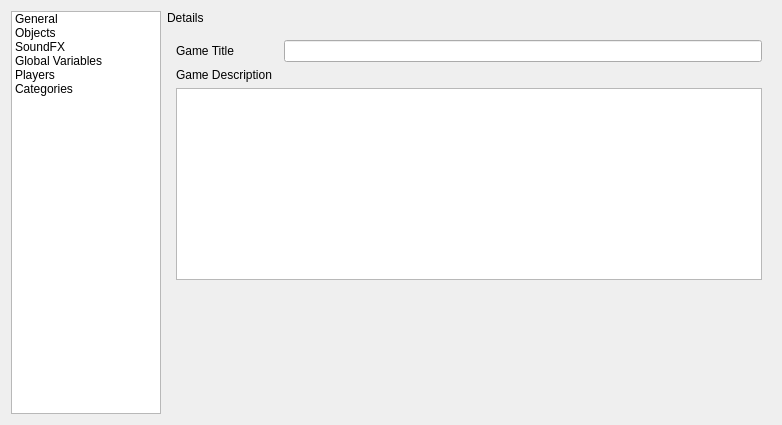
<?xml version="1.0" encoding="UTF-8"?>
<ui version="4.0">
 <class>GameConfigEditorv3</class>
 <widget class="QWidget" name="GameConfigEditorv3">
  <property name="geometry">
   <rect>
    <x>0</x>
    <y>0</y>
    <width>782</width>
    <height>425</height>
   </rect>
  </property>
  <property name="windowTitle">
   <string>Form</string>
  </property>
  <layout class="QGridLayout" name="gridLayout">
   <item row="0" column="1">
    <widget class="QLabel" name="sectionLabel">
     <property name="text">
      <string>Details</string>
     </property>
    </widget>
   </item>
   <item row="0" column="0" rowspan="2">
    <widget class="QListWidget" name="sectionList">
     <property name="sizePolicy">
      <sizepolicy hsizetype="Fixed" vsizetype="Expanding">
       <horstretch>0</horstretch>
       <verstretch>0</verstretch>
      </sizepolicy>
     </property>
     <property name="minimumSize">
      <size>
       <width>150</width>
       <height>0</height>
      </size>
     </property>
     <property name="maximumSize">
      <size>
       <width>150</width>
       <height>16777215</height>
      </size>
     </property>
     <item>
      <property name="text">
       <string>General</string>
      </property>
     </item>
     <item>
      <property name="text">
       <string>Objects</string>
      </property>
     </item>
     <item>
      <property name="text">
       <string>SoundFX</string>
      </property>
     </item>
     <item>
      <property name="text">
       <string>Global Variables</string>
      </property>
     </item>
     <item>
      <property name="text">
       <string>Players</string>
      </property>
     </item>
     <item>
      <property name="text">
       <string>Categories</string>
      </property>
     </item>
    </widget>
   </item>
   <item row="1" column="1">
    <widget class="QStackedWidget" name="detailsWidget">
     <widget class="QWidget" name="generalPage">
      <layout class="QGridLayout" name="gridLayout_2">
       <item row="0" column="0">
        <widget class="QLabel" name="label_2">
         <property name="sizePolicy">
          <sizepolicy hsizetype="Fixed" vsizetype="Preferred">
           <horstretch>0</horstretch>
           <verstretch>0</verstretch>
          </sizepolicy>
         </property>
         <property name="text">
          <string>Game Title</string>
         </property>
        </widget>
       </item>
       <item row="7" column="0">
        <spacer name="verticalSpacer">
         <property name="orientation">
          <enum>Qt::Vertical</enum>
         </property>
         <property name="sizeHint" stdset="0">
          <size>
           <width>20</width>
           <height>40</height>
          </size>
         </property>
        </spacer>
       </item>
       <item row="2" column="0">
        <widget class="QLabel" name="label_3">
         <property name="text">
          <string>Game Description</string>
         </property>
        </widget>
       </item>
       <item row="0" column="2">
        <widget class="QLineEdit" name="gameName">
         <property name="toolTip">
          <string>The game's title</string>
         </property>
        </widget>
       </item>
       <item row="3" column="0" colspan="3">
        <widget class="QPlainTextEdit" name="gameDescription">
         <property name="maximumSize">
          <size>
           <width>16777215</width>
           <height>16777215</height>
          </size>
         </property>
         <property name="toolTip">
          <string>The game's description, shown in the &quot;about&quot; menu</string>
         </property>
        </widget>
       </item>
      </layout>
     </widget>
     <widget class="QWidget" name="objectsPage">
      <layout class="QGridLayout" name="gridLayout_3">
       <item row="1" column="2">
        <widget class="QLabel" name="label_6">
         <property name="text">
          <string>Script</string>
         </property>
        </widget>
       </item>
       <item row="4" column="0">
        <layout class="QGridLayout" name="gridLayout_4">
         <item row="1" column="3">
          <widget class="QToolButton" name="downObj">
           <property name="toolTip">
            <string>Moves an object down</string>
           </property>
           <property name="text">
            <string>D</string>
           </property>
           <property name="icon">
            <iconset resource="../resources.qrc">
             <normaloff>:/icons/ic_arrow_downward_48px.svg</normaloff>:/icons/ic_arrow_downward_48px.svg</iconset>
           </property>
          </widget>
         </item>
         <item row="1" column="1">
          <spacer name="horizontalSpacer">
           <property name="orientation">
            <enum>Qt::Horizontal</enum>
           </property>
           <property name="sizeHint" stdset="0">
            <size>
             <width>40</width>
             <height>20</height>
            </size>
           </property>
          </spacer>
         </item>
         <item row="1" column="0">
          <widget class="QToolButton" name="addObj">
           <property name="toolTip">
            <string>Adds an object</string>
           </property>
           <property name="text">
            <string>+</string>
           </property>
           <property name="icon">
            <iconset resource="../resources.qrc">
             <normaloff>:/icons/ic_add_circle_48px.svg</normaloff>:/icons/ic_add_circle_48px.svg</iconset>
           </property>
          </widget>
         </item>
         <item row="1" column="2">
          <widget class="QToolButton" name="upObj">
           <property name="toolTip">
            <string>Moves an object up</string>
           </property>
           <property name="text">
            <string>U</string>
           </property>
           <property name="icon">
            <iconset resource="../resources.qrc">
             <normaloff>:/icons/ic_arrow_upward_48px.svg</normaloff>:/icons/ic_arrow_upward_48px.svg</iconset>
           </property>
          </widget>
         </item>
         <item row="1" column="5">
          <widget class="QToolButton" name="rmObj">
           <property name="toolTip">
            <string>Removes an object</string>
           </property>
           <property name="text">
            <string>-</string>
           </property>
           <property name="icon">
            <iconset resource="../resources.qrc">
             <normaloff>:/icons/ic_cancel_48px.svg</normaloff>:/icons/ic_cancel_48px.svg</iconset>
           </property>
          </widget>
         </item>
         <item row="1" column="4">
          <spacer name="horizontalSpacer_11">
           <property name="orientation">
            <enum>Qt::Horizontal</enum>
           </property>
           <property name="sizeHint" stdset="0">
            <size>
             <width>40</width>
             <height>20</height>
            </size>
           </property>
          </spacer>
         </item>
        </layout>
       </item>
       <item row="0" column="3">
        <widget class="QLineEdit" name="objName">
         <property name="toolTip">
          <string>The object's type name, used for TypeName[]</string>
         </property>
        </widget>
       </item>
       <item row="0" column="0" rowspan="4">
        <widget class="QListWidget" name="objList">
         <property name="sizePolicy">
          <sizepolicy hsizetype="Expanding" vsizetype="Expanding">
           <horstretch>0</horstretch>
           <verstretch>0</verstretch>
          </sizepolicy>
         </property>
         <property name="minimumSize">
          <size>
           <width>200</width>
           <height>0</height>
          </size>
         </property>
         <property name="maximumSize">
          <size>
           <width>16777215</width>
           <height>16777215</height>
          </size>
         </property>
        </widget>
       </item>
       <item row="3" column="3">
        <spacer name="verticalSpacer_2">
         <property name="orientation">
          <enum>Qt::Vertical</enum>
         </property>
         <property name="sizeHint" stdset="0">
          <size>
           <width>20</width>
           <height>40</height>
          </size>
         </property>
        </spacer>
       </item>
       <item row="1" column="3">
        <widget class="QLineEdit" name="objScript">
         <property name="toolTip">
          <string>The object's script path (relative to Data/Scripts/)</string>
         </property>
        </widget>
       </item>
       <item row="0" column="2">
        <widget class="QLabel" name="label_5">
         <property name="text">
          <string>Name</string>
         </property>
        </widget>
       </item>
       <item row="2" column="2" colspan="2">
        <widget class="QLabel" name="objType">
         <property name="toolTip">
          <string>The object's type id</string>
         </property>
         <property name="text">
          <string>Object Type ID: 0</string>
         </property>
        </widget>
       </item>
      </layout>
     </widget>
     <widget class="QWidget" name="sfxPage">
      <layout class="QGridLayout" name="gridLayout_6">
       <item row="0" column="0" rowspan="3">
        <widget class="QListWidget" name="sfxList">
         <property name="sizePolicy">
          <sizepolicy hsizetype="Expanding" vsizetype="Expanding">
           <horstretch>0</horstretch>
           <verstretch>0</verstretch>
          </sizepolicy>
         </property>
         <property name="minimumSize">
          <size>
           <width>200</width>
           <height>0</height>
          </size>
         </property>
         <property name="maximumSize">
          <size>
           <width>16777215</width>
           <height>16777215</height>
          </size>
         </property>
        </widget>
       </item>
       <item row="3" column="0">
        <layout class="QGridLayout" name="gridLayout_5">
         <item row="0" column="0">
          <widget class="QToolButton" name="addSfx">
           <property name="toolTip">
            <string>Adds a soundFX</string>
           </property>
           <property name="text">
            <string>+</string>
           </property>
           <property name="icon">
            <iconset resource="../resources.qrc">
             <normaloff>:/icons/ic_add_circle_48px.svg</normaloff>:/icons/ic_add_circle_48px.svg</iconset>
           </property>
          </widget>
         </item>
         <item row="0" column="2">
          <widget class="QToolButton" name="upSfx">
           <property name="toolTip">
            <string>Moves a soundFX up</string>
           </property>
           <property name="text">
            <string>U</string>
           </property>
           <property name="icon">
            <iconset resource="../resources.qrc">
             <normaloff>:/icons/ic_arrow_upward_48px.svg</normaloff>:/icons/ic_arrow_upward_48px.svg</iconset>
           </property>
          </widget>
         </item>
         <item row="0" column="3">
          <widget class="QToolButton" name="downSfx">
           <property name="toolTip">
            <string>Moves a soundFX down</string>
           </property>
           <property name="text">
            <string>D</string>
           </property>
           <property name="icon">
            <iconset resource="../resources.qrc">
             <normaloff>:/icons/ic_arrow_downward_48px.svg</normaloff>:/icons/ic_arrow_downward_48px.svg</iconset>
           </property>
          </widget>
         </item>
         <item row="0" column="1">
          <spacer name="horizontalSpacer_2">
           <property name="orientation">
            <enum>Qt::Horizontal</enum>
           </property>
           <property name="sizeHint" stdset="0">
            <size>
             <width>40</width>
             <height>20</height>
            </size>
           </property>
          </spacer>
         </item>
         <item row="0" column="5">
          <widget class="QToolButton" name="rmSfx">
           <property name="toolTip">
            <string>Removes a soundFX</string>
           </property>
           <property name="text">
            <string>-</string>
           </property>
           <property name="icon">
            <iconset resource="../resources.qrc">
             <normaloff>:/icons/ic_cancel_48px.svg</normaloff>:/icons/ic_cancel_48px.svg</iconset>
           </property>
          </widget>
         </item>
         <item row="0" column="4">
          <spacer name="horizontalSpacer_10">
           <property name="orientation">
            <enum>Qt::Horizontal</enum>
           </property>
           <property name="sizeHint" stdset="0">
            <size>
             <width>40</width>
             <height>20</height>
            </size>
           </property>
          </spacer>
         </item>
        </layout>
       </item>
       <item row="0" column="1">
        <widget class="QLabel" name="label_8">
         <property name="text">
          <string>Path</string>
         </property>
        </widget>
       </item>
       <item row="2" column="2">
        <spacer name="verticalSpacer_3">
         <property name="orientation">
          <enum>Qt::Vertical</enum>
         </property>
         <property name="sizeHint" stdset="0">
          <size>
           <width>20</width>
           <height>311</height>
          </size>
         </property>
        </spacer>
       </item>
       <item row="0" column="2">
        <widget class="QLineEdit" name="sfxName">
         <property name="toolTip">
          <string>The soundFX's filePath (relative to Data/SoundFX/)</string>
         </property>
        </widget>
       </item>
       <item row="1" column="1" colspan="2">
        <widget class="QLabel" name="sfxID">
         <property name="toolTip">
          <string>The soundFX's ID</string>
         </property>
         <property name="text">
          <string>SoundFX ID: 0</string>
         </property>
        </widget>
       </item>
      </layout>
     </widget>
     <widget class="QWidget" name="variablesPage">
      <layout class="QGridLayout" name="gridLayout_8">
       <item row="0" column="1">
        <widget class="QLabel" name="label_9">
         <property name="text">
          <string>Name</string>
         </property>
        </widget>
       </item>
       <item row="1" column="1">
        <widget class="QLabel" name="label_7">
         <property name="text">
          <string>Value</string>
         </property>
        </widget>
       </item>
       <item row="0" column="2">
        <widget class="QLineEdit" name="varName">
         <property name="toolTip">
          <string>The global variable's name</string>
         </property>
        </widget>
       </item>
       <item row="3" column="2">
        <spacer name="verticalSpacer_4">
         <property name="orientation">
          <enum>Qt::Vertical</enum>
         </property>
         <property name="sizeHint" stdset="0">
          <size>
           <width>20</width>
           <height>282</height>
          </size>
         </property>
        </spacer>
       </item>
       <item row="4" column="0">
        <layout class="QGridLayout" name="gridLayout_7">
         <item row="0" column="5">
          <widget class="QToolButton" name="rmVar">
           <property name="toolTip">
            <string>Removes a global variable</string>
           </property>
           <property name="text">
            <string>-</string>
           </property>
           <property name="icon">
            <iconset resource="../resources.qrc">
             <normaloff>:/icons/ic_cancel_48px.svg</normaloff>:/icons/ic_cancel_48px.svg</iconset>
           </property>
          </widget>
         </item>
         <item row="0" column="3">
          <widget class="QToolButton" name="downVar">
           <property name="toolTip">
            <string>Moves a global variable down</string>
           </property>
           <property name="text">
            <string>D</string>
           </property>
           <property name="icon">
            <iconset resource="../resources.qrc">
             <normaloff>:/icons/ic_arrow_downward_48px.svg</normaloff>:/icons/ic_arrow_downward_48px.svg</iconset>
           </property>
          </widget>
         </item>
         <item row="0" column="1">
          <spacer name="horizontalSpacer_3">
           <property name="orientation">
            <enum>Qt::Horizontal</enum>
           </property>
           <property name="sizeHint" stdset="0">
            <size>
             <width>40</width>
             <height>20</height>
            </size>
           </property>
          </spacer>
         </item>
         <item row="0" column="2">
          <widget class="QToolButton" name="upVar">
           <property name="toolTip">
            <string>Moves a global variable up</string>
           </property>
           <property name="text">
            <string>U</string>
           </property>
           <property name="icon">
            <iconset resource="../resources.qrc">
             <normaloff>:/icons/ic_arrow_upward_48px.svg</normaloff>:/icons/ic_arrow_upward_48px.svg</iconset>
           </property>
          </widget>
         </item>
         <item row="0" column="0">
          <widget class="QToolButton" name="addVar">
           <property name="toolTip">
            <string>Adds a global variable</string>
           </property>
           <property name="text">
            <string>+</string>
           </property>
           <property name="icon">
            <iconset resource="../resources.qrc">
             <normaloff>:/icons/ic_add_circle_48px.svg</normaloff>:/icons/ic_add_circle_48px.svg</iconset>
           </property>
          </widget>
         </item>
         <item row="0" column="4">
          <spacer name="horizontalSpacer_9">
           <property name="orientation">
            <enum>Qt::Horizontal</enum>
           </property>
           <property name="sizeHint" stdset="0">
            <size>
             <width>40</width>
             <height>20</height>
            </size>
           </property>
          </spacer>
         </item>
        </layout>
       </item>
       <item row="1" column="2">
        <widget class="QSpinBox" name="varValue">
         <property name="toolTip">
          <string>The initial value of the global variable</string>
         </property>
         <property name="minimum">
          <number>-999999999</number>
         </property>
         <property name="maximum">
          <number>999999999</number>
         </property>
        </widget>
       </item>
       <item row="0" column="0" rowspan="4">
        <widget class="QListWidget" name="varList">
         <property name="sizePolicy">
          <sizepolicy hsizetype="Expanding" vsizetype="Expanding">
           <horstretch>0</horstretch>
           <verstretch>0</verstretch>
          </sizepolicy>
         </property>
         <property name="minimumSize">
          <size>
           <width>200</width>
           <height>0</height>
          </size>
         </property>
         <property name="maximumSize">
          <size>
           <width>16777215</width>
           <height>16777215</height>
          </size>
         </property>
        </widget>
       </item>
       <item row="2" column="1" colspan="2">
        <widget class="QLabel" name="varID">
         <property name="text">
          <string>Variable ID:</string>
         </property>
        </widget>
       </item>
      </layout>
     </widget>
     <widget class="QWidget" name="playersPage">
      <layout class="QGridLayout" name="gridLayout_11">
       <item row="0" column="1">
        <widget class="QLabel" name="label_11">
         <property name="text">
          <string>Name</string>
         </property>
        </widget>
       </item>
       <item row="0" column="2">
        <widget class="QLineEdit" name="plrName">
         <property name="toolTip">
          <string>The player's display name on the dev menu</string>
         </property>
        </widget>
       </item>
       <item row="0" column="0" rowspan="3">
        <widget class="QListWidget" name="plrList">
         <property name="sizePolicy">
          <sizepolicy hsizetype="Expanding" vsizetype="Expanding">
           <horstretch>0</horstretch>
           <verstretch>0</verstretch>
          </sizepolicy>
         </property>
         <property name="minimumSize">
          <size>
           <width>200</width>
           <height>0</height>
          </size>
         </property>
         <property name="maximumSize">
          <size>
           <width>16777215</width>
           <height>16777215</height>
          </size>
         </property>
        </widget>
       </item>
       <item row="2" column="2">
        <spacer name="verticalSpacer_5">
         <property name="orientation">
          <enum>Qt::Vertical</enum>
         </property>
         <property name="sizeHint" stdset="0">
          <size>
           <width>20</width>
           <height>311</height>
          </size>
         </property>
        </spacer>
       </item>
       <item row="3" column="0">
        <layout class="QGridLayout" name="gridLayout_10">
         <item row="0" column="5">
          <widget class="QToolButton" name="rmPlr">
           <property name="toolTip">
            <string>Removes a player</string>
           </property>
           <property name="text">
            <string>-</string>
           </property>
           <property name="icon">
            <iconset resource="../resources.qrc">
             <normaloff>:/icons/ic_cancel_48px.svg</normaloff>:/icons/ic_cancel_48px.svg</iconset>
           </property>
          </widget>
         </item>
         <item row="0" column="1">
          <spacer name="horizontalSpacer_5">
           <property name="orientation">
            <enum>Qt::Horizontal</enum>
           </property>
           <property name="sizeHint" stdset="0">
            <size>
             <width>40</width>
             <height>20</height>
            </size>
           </property>
          </spacer>
         </item>
         <item row="0" column="3">
          <widget class="QToolButton" name="downPlr">
           <property name="toolTip">
            <string>Moves a player down</string>
           </property>
           <property name="text">
            <string>D</string>
           </property>
           <property name="icon">
            <iconset resource="../resources.qrc">
             <normaloff>:/icons/ic_arrow_downward_48px.svg</normaloff>:/icons/ic_arrow_downward_48px.svg</iconset>
           </property>
          </widget>
         </item>
         <item row="0" column="2">
          <widget class="QToolButton" name="upPlr">
           <property name="toolTip">
            <string>Moves a player up</string>
           </property>
           <property name="text">
            <string>U</string>
           </property>
           <property name="icon">
            <iconset resource="../resources.qrc">
             <normaloff>:/icons/ic_arrow_upward_48px.svg</normaloff>:/icons/ic_arrow_upward_48px.svg</iconset>
           </property>
          </widget>
         </item>
         <item row="0" column="0">
          <widget class="QToolButton" name="addPlr">
           <property name="toolTip">
            <string>Adds a player</string>
           </property>
           <property name="text">
            <string>+</string>
           </property>
           <property name="icon">
            <iconset resource="../resources.qrc">
             <normaloff>:/icons/ic_add_circle_48px.svg</normaloff>:/icons/ic_add_circle_48px.svg</iconset>
           </property>
          </widget>
         </item>
         <item row="0" column="4">
          <spacer name="horizontalSpacer_8">
           <property name="orientation">
            <enum>Qt::Horizontal</enum>
           </property>
           <property name="sizeHint" stdset="0">
            <size>
             <width>40</width>
             <height>20</height>
            </size>
           </property>
          </spacer>
         </item>
        </layout>
       </item>
       <item row="1" column="1" colspan="2">
        <widget class="QLabel" name="plrID">
         <property name="text">
          <string>Player ID:</string>
         </property>
        </widget>
       </item>
      </layout>
     </widget>
     <widget class="QWidget" name="categoriesPage">
      <layout class="QGridLayout" name="gridLayout_13">
       <item row="0" column="2">
        <widget class="QLineEdit" name="scnName">
         <property name="toolTip">
          <string>The scene's display name on the dev menu</string>
         </property>
        </widget>
       </item>
       <item row="4" column="2">
        <spacer name="verticalSpacer_6">
         <property name="orientation">
          <enum>Qt::Vertical</enum>
         </property>
         <property name="sizeHint" stdset="0">
          <size>
           <width>20</width>
           <height>226</height>
          </size>
         </property>
        </spacer>
       </item>
       <item row="1" column="1">
        <widget class="QLabel" name="label_10">
         <property name="text">
          <string>Folder</string>
         </property>
        </widget>
       </item>
       <item row="1" column="2">
        <widget class="QLineEdit" name="scnFolder">
         <property name="toolTip">
          <string>The scene's folder</string>
         </property>
        </widget>
       </item>
       <item row="6" column="0">
        <layout class="QGridLayout" name="gridLayout_12">
         <item row="0" column="0">
          <widget class="QToolButton" name="addScn">
           <property name="toolTip">
            <string>Adds a scene</string>
           </property>
           <property name="text">
            <string>+</string>
           </property>
           <property name="icon">
            <iconset resource="../resources.qrc">
             <normaloff>:/icons/ic_add_circle_48px.svg</normaloff>:/icons/ic_add_circle_48px.svg</iconset>
           </property>
          </widget>
         </item>
         <item row="0" column="6">
          <widget class="QToolButton" name="rmScn">
           <property name="toolTip">
            <string>Removes a scene</string>
           </property>
           <property name="text">
            <string>-</string>
           </property>
           <property name="icon">
            <iconset resource="../resources.qrc">
             <normaloff>:/icons/ic_cancel_48px.svg</normaloff>:/icons/ic_cancel_48px.svg</iconset>
           </property>
          </widget>
         </item>
         <item row="0" column="2">
          <widget class="QToolButton" name="upScn">
           <property name="toolTip">
            <string>Moves a scene up</string>
           </property>
           <property name="text">
            <string>U</string>
           </property>
           <property name="icon">
            <iconset resource="../resources.qrc">
             <normaloff>:/icons/ic_arrow_upward_48px.svg</normaloff>:/icons/ic_arrow_upward_48px.svg</iconset>
           </property>
          </widget>
         </item>
         <item row="0" column="1">
          <spacer name="horizontalSpacer_6">
           <property name="orientation">
            <enum>Qt::Horizontal</enum>
           </property>
           <property name="sizeHint" stdset="0">
            <size>
             <width>40</width>
             <height>20</height>
            </size>
           </property>
          </spacer>
         </item>
         <item row="0" column="4">
          <spacer name="horizontalSpacer_7">
           <property name="orientation">
            <enum>Qt::Horizontal</enum>
           </property>
           <property name="sizeHint" stdset="0">
            <size>
             <width>40</width>
             <height>20</height>
            </size>
           </property>
          </spacer>
         </item>
         <item row="0" column="3">
          <widget class="QToolButton" name="downScn">
           <property name="toolTip">
            <string>Moves a scene down</string>
           </property>
           <property name="text">
            <string>D</string>
           </property>
           <property name="icon">
            <iconset resource="../resources.qrc">
             <normaloff>:/icons/ic_arrow_downward_48px.svg</normaloff>:/icons/ic_arrow_downward_48px.svg</iconset>
           </property>
          </widget>
         </item>
        </layout>
       </item>
       <item row="0" column="1">
        <widget class="QLabel" name="label_12">
         <property name="text">
          <string>Name</string>
         </property>
        </widget>
       </item>
       <item row="2" column="1">
        <widget class="QLabel" name="label_13">
         <property name="text">
          <string>ID</string>
         </property>
        </widget>
       </item>
       <item row="2" column="2">
        <widget class="QLineEdit" name="scnID">
         <property name="toolTip">
          <string>The scene's ID</string>
         </property>
        </widget>
       </item>
       <item row="0" column="0" rowspan="5">
        <widget class="QTreeView" name="scnTree">
         <property name="minimumSize">
          <size>
           <width>200</width>
           <height>0</height>
          </size>
         </property>
         <property name="maximumSize">
          <size>
           <width>16777215</width>
           <height>16777215</height>
          </size>
         </property>
         <property name="headerHidden">
          <bool>true</bool>
         </property>
        </widget>
       </item>
       <item row="3" column="1" colspan="2">
        <widget class="QCheckBox" name="scnHighlighted">
         <property name="toolTip">
          <string>if checked this will be the highlighted text on dev menu (used for act's that have entire names e.g. &quot;Palmtree Panic Zone 1 A&quot; would be highlighted, and &quot;2&quot; (PPZ1A) wouldn't be)</string>
         </property>
         <property name="text">
          <string>Highlighted on Dev Menu</string>
         </property>
        </widget>
       </item>
      </layout>
     </widget>
    </widget>
   </item>
  </layout>
 </widget>
 <tabstops>
  <tabstop>sectionList</tabstop>
  <tabstop>gameName</tabstop>
  <tabstop>objList</tabstop>
  <tabstop>addObj</tabstop>
  <tabstop>upObj</tabstop>
  <tabstop>downObj</tabstop>
  <tabstop>rmObj</tabstop>
  <tabstop>objName</tabstop>
  <tabstop>objScript</tabstop>
  <tabstop>sfxList</tabstop>
  <tabstop>addSfx</tabstop>
  <tabstop>upSfx</tabstop>
  <tabstop>downSfx</tabstop>
  <tabstop>rmSfx</tabstop>
  <tabstop>sfxName</tabstop>
  <tabstop>varList</tabstop>
  <tabstop>addVar</tabstop>
  <tabstop>upVar</tabstop>
  <tabstop>downVar</tabstop>
  <tabstop>rmVar</tabstop>
  <tabstop>varName</tabstop>
  <tabstop>varValue</tabstop>
  <tabstop>plrList</tabstop>
  <tabstop>addPlr</tabstop>
  <tabstop>upPlr</tabstop>
  <tabstop>downPlr</tabstop>
  <tabstop>rmPlr</tabstop>
  <tabstop>plrName</tabstop>
  <tabstop>scnTree</tabstop>
  <tabstop>addScn</tabstop>
  <tabstop>upScn</tabstop>
  <tabstop>downScn</tabstop>
  <tabstop>rmScn</tabstop>
  <tabstop>scnName</tabstop>
  <tabstop>scnFolder</tabstop>
  <tabstop>scnID</tabstop>
  <tabstop>scnHighlighted</tabstop>
 </tabstops>
 <resources>
  <include location="../resources.qrc"/>
 </resources>
 <connections/>
</ui>
